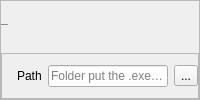
           <widget class="QFrame" name="frame_output">
            <property name="frameShape">
             <enum>QFrame::StyledPanel</enum>
            </property>
            <property name="frameShadow">
             <enum>QFrame::Raised</enum>
            </property>
            <layout class="QVBoxLayout" name="verticalLayout_13">
             <property name="leftMargin">
              <number>0</number>
             </property>
             <property name="topMargin">
              <number>0</number>
             </property>
             <property name="rightMargin">
              <number>0</number>
             </property>
             <property name="bottomMargin">
              <number>0</number>
             </property>
             <item>
              <widget class="QLabel" name="label_output">
               <property name="font">
                <font>
                 <family>Malgun Gothic</family>
                 <pointsize>-1</pointsize>
                 <weight>75</weight>
                 <bold>true</bold>
                </font>
               </property>
               <property name="text">
                <string>Output Folder</string>
               </property>
              </widget>
             </item>
             <item>
              <widget class="QFrame" name="frame_path_output">
               <property name="frameShape">
                <enum>QFrame::StyledPanel</enum>
               </property>
               <property name="frameShadow">
                <enum>QFrame::Raised</enum>
               </property>
               <layout class="QHBoxLayout" name="horizontalLayout_4">
                <property name="spacing">
                 <number>6</number>
                </property>
                <property name="leftMargin">
                 <number>15</number>
                </property>
                <property name="topMargin">
                 <number>0</number>
                </property>
                <property name="rightMargin">
                 <number>0</number>
                </property>
                <property name="bottomMargin">
                 <number>0</number>
                </property>
                <item>
                 <widget class="QLabel" name="label_path_output">
                  <property name="text">
                   <string>Path</string>
                  </property>
                 </widget>
                </item>
                <item>
                 <widget class="DropLineEdit" name="lineEdit_path_output">
                  <property name="minimumSize">
                   <size>
                    <width>0</width>
                    <height>22</height>
                   </size>
                  </property>
                  <property name="font">
                   <font>
                    <pointsize>9</pointsize>
                   </font>
                  </property>
                  <property name="placeholderText">
                   <string>Folder put the .exe file</string>
                  </property>
                 </widget>
                </item>
                <item>
                 <widget class="QToolButton" name="toolButton_path_output">
                  <property name="minimumSize">
                   <size>
                    <width>0</width>
                    <height>20</height>
                   </size>
                  </property>
                  <property name="text">
                   <string>...</string>
                  </property>
                 </widget>
                </item>
               </layout>
              </widget>
             </item>
            </layout>
           </widget>
